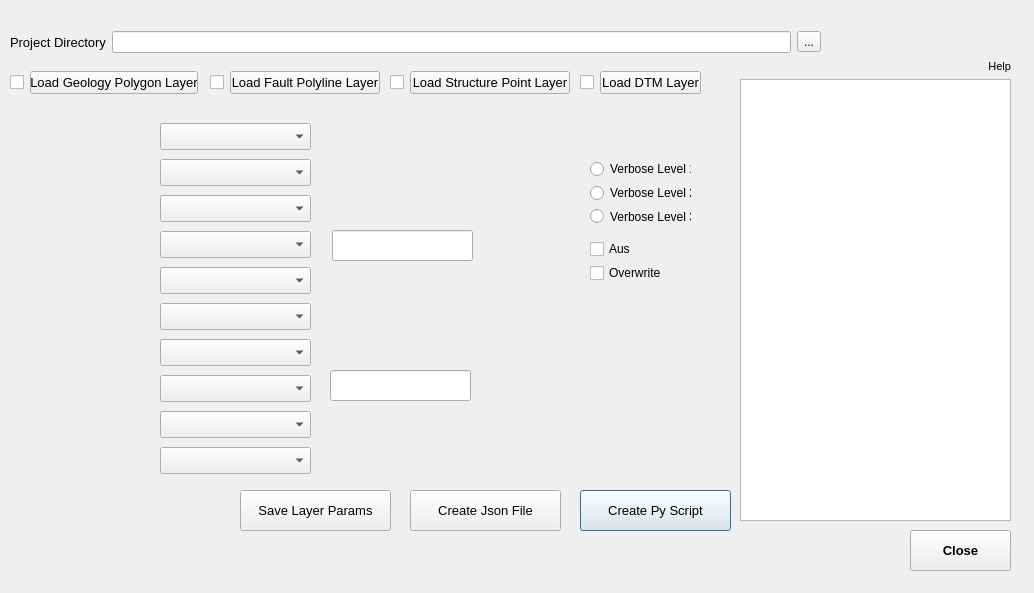
<?xml version="1.0" encoding="UTF-8"?>
<ui version="4.0">
 <class>Loop_pluginDialogBase</class>
 <widget class="QDialog" name="Loop_pluginDialogBase">
  <property name="geometry">
   <rect>
    <x>0</x>
    <y>0</y>
    <width>1034</width>
    <height>593</height>
   </rect>
  </property>
  <property name="windowTitle">
   <string>Loop processor</string>
  </property>
  <widget class="QPushButton" name="CreatePyButton">
   <property name="geometry">
    <rect>
     <x>580</x>
     <y>490</y>
     <width>151</width>
     <height>41</height>
    </rect>
   </property>
   <property name="font">
    <font>
     <pointsize>10</pointsize>
     <weight>50</weight>
     <bold>false</bold>
    </font>
   </property>
   <property name="text">
    <string>Create Py Script</string>
   </property>
  </widget>
  <widget class="QPushButton" name="Save_pushButton">
   <property name="geometry">
    <rect>
     <x>240</x>
     <y>490</y>
     <width>151</width>
     <height>41</height>
    </rect>
   </property>
   <property name="font">
    <font>
     <pointsize>10</pointsize>
     <weight>50</weight>
     <bold>false</bold>
    </font>
   </property>
   <property name="text">
    <string>Save Layer Params</string>
   </property>
  </widget>
  <widget class="QPushButton" name="Json_pushButton">
   <property name="geometry">
    <rect>
     <x>410</x>
     <y>490</y>
     <width>151</width>
     <height>41</height>
    </rect>
   </property>
   <property name="font">
    <font>
     <pointsize>10</pointsize>
     <weight>50</weight>
     <bold>false</bold>
    </font>
   </property>
   <property name="text">
    <string>Create Json File</string>
   </property>
  </widget>
  <widget class="QLineEdit" name="Sill_LineEditor">
   <property name="geometry">
    <rect>
     <x>332</x>
     <y>230</y>
     <width>141</width>
     <height>31</height>
    </rect>
   </property>
  </widget>
  <widget class="QLabel" name="Sill_Label">
   <property name="geometry">
    <rect>
     <x>630</x>
     <y>140</y>
     <width>120</width>
     <height>20</height>
    </rect>
   </property>
   <property name="text">
    <string>&lt;html&gt;&lt;head/&gt;&lt;body&gt;&lt;p&gt;&lt;br/&gt;&lt;/p&gt;&lt;/body&gt;&lt;/html&gt;</string>
   </property>
  </widget>
  <widget class="QLabel" name="Intrusion_Label">
   <property name="geometry">
    <rect>
     <x>630</x>
     <y>350</y>
     <width>171</width>
     <height>20</height>
    </rect>
   </property>
   <property name="text">
    <string>&lt;html&gt;&lt;head/&gt;&lt;body&gt;&lt;p&gt;&lt;br/&gt;&lt;/p&gt;&lt;/body&gt;&lt;/html&gt;</string>
   </property>
  </widget>
  <widget class="QLineEdit" name="Intrusion_LineEditor">
   <property name="geometry">
    <rect>
     <x>330</x>
     <y>370</y>
     <width>141</width>
     <height>31</height>
    </rect>
   </property>
  </widget>
  <widget class="QPushButton" name="btnPush">
   <property name="geometry">
    <rect>
     <x>910</x>
     <y>530</y>
     <width>101</width>
     <height>41</height>
    </rect>
   </property>
   <property name="font">
    <font>
     <pointsize>10</pointsize>
     <weight>75</weight>
     <bold>true</bold>
    </font>
   </property>
   <property name="text">
    <string>Close</string>
   </property>
  </widget>
  <widget class="QWidget" name="layoutWidget">
   <property name="geometry">
    <rect>
     <x>160</x>
     <y>120</y>
     <width>151</width>
     <height>361</height>
    </rect>
   </property>
   <layout class="QVBoxLayout" name="verticalLayout" stretch="0,0,0,0,0,0,0,0,0,0">
    <property name="leftMargin">
     <number>0</number>
    </property>
    <item>
     <widget class="QComboBox" name="cmbFormationLayerIDName">
      <property name="font">
       <font>
        <pointsize>12</pointsize>
        <weight>50</weight>
        <bold>false</bold>
       </font>
      </property>
     </widget>
    </item>
    <item>
     <widget class="QComboBox" name="cmbGroupLayerIDName">
      <property name="font">
       <font>
        <pointsize>12</pointsize>
        <weight>50</weight>
        <bold>false</bold>
       </font>
      </property>
     </widget>
    </item>
    <item>
     <widget class="QComboBox" name="cmbSupergroupLayerIDName">
      <property name="font">
       <font>
        <pointsize>12</pointsize>
        <weight>50</weight>
        <bold>false</bold>
       </font>
      </property>
     </widget>
    </item>
    <item>
     <widget class="QComboBox" name="cmbDescriptionLayerIDName">
      <property name="font">
       <font>
        <pointsize>12</pointsize>
        <weight>50</weight>
        <bold>false</bold>
       </font>
      </property>
     </widget>
    </item>
    <item>
     <widget class="QComboBox" name="cmbFmLayerIDName">
      <property name="font">
       <font>
        <pointsize>12</pointsize>
        <weight>50</weight>
        <bold>false</bold>
       </font>
      </property>
     </widget>
    </item>
    <item>
     <widget class="QComboBox" name="cmbRocktype1LayerIDName">
      <property name="font">
       <font>
        <pointsize>12</pointsize>
        <weight>50</weight>
        <bold>false</bold>
       </font>
      </property>
     </widget>
    </item>
    <item>
     <widget class="QComboBox" name="cmbRocktype2LayerIDName">
      <property name="font">
       <font>
        <pointsize>12</pointsize>
        <weight>50</weight>
        <bold>false</bold>
       </font>
      </property>
     </widget>
    </item>
    <item>
     <widget class="QComboBox" name="cmbPointIDLayerIDName">
      <property name="font">
       <font>
        <pointsize>12</pointsize>
        <weight>50</weight>
        <bold>false</bold>
       </font>
      </property>
     </widget>
    </item>
    <item>
     <widget class="QComboBox" name="cmbMinAgeLayerIDName">
      <property name="font">
       <font>
        <pointsize>12</pointsize>
        <weight>50</weight>
        <bold>false</bold>
       </font>
      </property>
     </widget>
    </item>
    <item>
     <widget class="QComboBox" name="cmbMaxAgeLayerIDName">
      <property name="font">
       <font>
        <pointsize>12</pointsize>
        <weight>50</weight>
        <bold>false</bold>
       </font>
      </property>
     </widget>
    </item>
   </layout>
  </widget>
  <widget class="QLabel" name="moving_Label_1">
   <property name="geometry">
    <rect>
     <x>20</x>
     <y>130</y>
     <width>111</width>
     <height>20</height>
    </rect>
   </property>
   <property name="text">
    <string/>
   </property>
  </widget>
  <widget class="QLabel" name="moving_Label_2">
   <property name="geometry">
    <rect>
     <x>20</x>
     <y>160</y>
     <width>111</width>
     <height>20</height>
    </rect>
   </property>
   <property name="text">
    <string/>
   </property>
  </widget>
  <widget class="QLabel" name="moving_Label_3">
   <property name="geometry">
    <rect>
     <x>20</x>
     <y>200</y>
     <width>111</width>
     <height>20</height>
    </rect>
   </property>
   <property name="text">
    <string/>
   </property>
  </widget>
  <widget class="QLabel" name="moving_Label_4">
   <property name="geometry">
    <rect>
     <x>20</x>
     <y>230</y>
     <width>111</width>
     <height>20</height>
    </rect>
   </property>
   <property name="text">
    <string/>
   </property>
  </widget>
  <widget class="QLabel" name="moving_Label_5">
   <property name="geometry">
    <rect>
     <x>20</x>
     <y>270</y>
     <width>111</width>
     <height>20</height>
    </rect>
   </property>
   <property name="text">
    <string/>
   </property>
  </widget>
  <widget class="QLabel" name="moving_Label_6">
   <property name="geometry">
    <rect>
     <x>20</x>
     <y>310</y>
     <width>111</width>
     <height>20</height>
    </rect>
   </property>
   <property name="text">
    <string/>
   </property>
  </widget>
  <widget class="QLabel" name="moving_Label_7">
   <property name="geometry">
    <rect>
     <x>20</x>
     <y>340</y>
     <width>111</width>
     <height>20</height>
    </rect>
   </property>
   <property name="text">
    <string/>
   </property>
  </widget>
  <widget class="QLabel" name="moving_Label_8">
   <property name="geometry">
    <rect>
     <x>20</x>
     <y>380</y>
     <width>111</width>
     <height>20</height>
    </rect>
   </property>
   <property name="text">
    <string/>
   </property>
  </widget>
  <widget class="QLabel" name="moving_Label_9">
   <property name="geometry">
    <rect>
     <x>20</x>
     <y>420</y>
     <width>111</width>
     <height>20</height>
    </rect>
   </property>
   <property name="text">
    <string/>
   </property>
  </widget>
  <widget class="QLabel" name="moving_Label_10">
   <property name="geometry">
    <rect>
     <x>20</x>
     <y>450</y>
     <width>111</width>
     <height>20</height>
    </rect>
   </property>
   <property name="text">
    <string/>
   </property>
  </widget>
  <widget class="QWidget" name="layoutWidget">
   <property name="geometry">
    <rect>
     <x>590</x>
     <y>160</y>
     <width>101</width>
     <height>65</height>
    </rect>
   </property>
   <layout class="QVBoxLayout" name="verticalLayout_2">
    <item>
     <widget class="QRadioButton" name="Verbose1_radioButton">
      <property name="text">
       <string>Verbose Level 1</string>
      </property>
     </widget>
    </item>
    <item>
     <widget class="QRadioButton" name="Verbose2_radioButton_2">
      <property name="text">
       <string>Verbose Level 2</string>
      </property>
     </widget>
    </item>
    <item>
     <widget class="QRadioButton" name="Verbose3_radioButton_3">
      <property name="text">
       <string>Verbose Level 3</string>
      </property>
     </widget>
    </item>
   </layout>
  </widget>
  <widget class="QWidget" name="layoutWidget">
   <property name="geometry">
    <rect>
     <x>590</x>
     <y>240</y>
     <width>73</width>
     <height>42</height>
    </rect>
   </property>
   <layout class="QVBoxLayout" name="verticalLayout_3">
    <item>
     <widget class="QCheckBox" name="Aus_checkBox">
      <property name="text">
       <string>Aus</string>
      </property>
     </widget>
    </item>
    <item>
     <widget class="QCheckBox" name="Overwrite_checkBox_2">
      <property name="text">
       <string>Overwrite</string>
      </property>
     </widget>
    </item>
   </layout>
  </widget>
  <widget class="QWidget" name="layoutWidget">
   <property name="geometry">
    <rect>
     <x>740</x>
     <y>60</y>
     <width>271</width>
     <height>461</height>
    </rect>
   </property>
   <layout class="QVBoxLayout" name="verticalLayout_4">
    <item>
     <widget class="QLabel" name="Help_Label">
      <property name="font">
       <font>
        <pointsize>10</pointsize>
       </font>
      </property>
      <property name="text">
       <string>&lt;html&gt;&lt;head/&gt;&lt;body&gt;&lt;p align=&quot;right&quot;&gt;&lt;span style=&quot; font-size:8pt;&quot;&gt;Help&lt;/span&gt;&lt;/p&gt;&lt;/body&gt;&lt;/html&gt;</string>
      </property>
     </widget>
    </item>
    <item>
     <widget class="QTextEdit" name="Help_TextEdit"/>
    </item>
   </layout>
  </widget>
  <widget class="QWidget" name="layoutWidget">
   <property name="geometry">
    <rect>
     <x>10</x>
     <y>30</y>
     <width>811</width>
     <height>24</height>
    </rect>
   </property>
   <layout class="QHBoxLayout" name="horizontalLayout_2">
    <item>
     <widget class="QLabel" name="Project_Label">
      <property name="font">
       <font>
        <pointsize>10</pointsize>
       </font>
      </property>
      <property name="text">
       <string>Project Directory</string>
      </property>
     </widget>
    </item>
    <item>
     <layout class="QHBoxLayout" name="horizontalLayout">
      <item>
       <widget class="QLineEdit" name="SearchFolder">
        <property name="frame">
         <bool>true</bool>
        </property>
        <property name="placeholderText">
         <string/>
        </property>
       </widget>
      </item>
      <item>
       <widget class="QToolButton" name="FolderSearch_Button">
        <property name="text">
         <string>...</string>
        </property>
       </widget>
      </item>
     </layout>
    </item>
   </layout>
  </widget>
  <widget class="QWidget" name="">
   <property name="geometry">
    <rect>
     <x>210</x>
     <y>70</y>
     <width>170</width>
     <height>26</height>
    </rect>
   </property>
   <layout class="QHBoxLayout" name="horizontalLayout_3">
    <item>
     <widget class="QCheckBox" name="Fault_checkBox">
      <property name="text">
       <string/>
      </property>
     </widget>
    </item>
    <item>
     <widget class="QPushButton" name="FaultButton">
      <property name="font">
       <font>
        <pointsize>10</pointsize>
        <weight>50</weight>
        <bold>false</bold>
       </font>
      </property>
      <property name="text">
       <string>Load Fault Polyline Layer</string>
      </property>
     </widget>
    </item>
   </layout>
  </widget>
  <widget class="QWidget" name="">
   <property name="geometry">
    <rect>
     <x>10</x>
     <y>70</y>
     <width>188</width>
     <height>26</height>
    </rect>
   </property>
   <layout class="QHBoxLayout" name="horizontalLayout_4">
    <item>
     <widget class="QCheckBox" name="Geology_checkBox">
      <property name="text">
       <string/>
      </property>
     </widget>
    </item>
    <item>
     <widget class="QPushButton" name="GeolButton">
      <property name="font">
       <font>
        <pointsize>10</pointsize>
        <weight>50</weight>
        <bold>false</bold>
       </font>
      </property>
      <property name="text">
       <string>Load Geology Polygon Layer</string>
      </property>
     </widget>
    </item>
   </layout>
  </widget>
  <widget class="QWidget" name="">
   <property name="geometry">
    <rect>
     <x>390</x>
     <y>70</y>
     <width>180</width>
     <height>26</height>
    </rect>
   </property>
   <layout class="QHBoxLayout" name="horizontalLayout_5">
    <item>
     <widget class="QCheckBox" name="Structure_checkBox">
      <property name="text">
       <string/>
      </property>
     </widget>
    </item>
    <item>
     <widget class="QPushButton" name="StructButton">
      <property name="font">
       <font>
        <pointsize>10</pointsize>
        <weight>50</weight>
        <bold>false</bold>
       </font>
      </property>
      <property name="text">
       <string>Load Structure Point Layer</string>
      </property>
     </widget>
    </item>
   </layout>
  </widget>
  <widget class="QWidget" name="">
   <property name="geometry">
    <rect>
     <x>580</x>
     <y>70</y>
     <width>121</width>
     <height>26</height>
    </rect>
   </property>
   <layout class="QHBoxLayout" name="horizontalLayout_6">
    <item>
     <widget class="QCheckBox" name="DTM_checkBox">
      <property name="text">
       <string/>
      </property>
     </widget>
    </item>
    <item>
     <widget class="QPushButton" name="DTMButton">
      <property name="font">
       <font>
        <pointsize>10</pointsize>
        <weight>50</weight>
        <bold>false</bold>
       </font>
      </property>
      <property name="text">
       <string>Load DTM Layer</string>
      </property>
     </widget>
    </item>
   </layout>
  </widget>
 </widget>
 <resources/>
 <connections>
  <connection>
   <sender>btnPush</sender>
   <signal>pressed()</signal>
   <receiver>Loop_pluginDialogBase</receiver>
   <slot>reject()</slot>
   <hints>
    <hint type="sourcelabel">
     <x>439</x>
     <y>572</y>
    </hint>
    <hint type="destinationlabel">
     <x>412</x>
     <y>300</y>
    </hint>
   </hints>
  </connection>
 </connections>
</ui>
